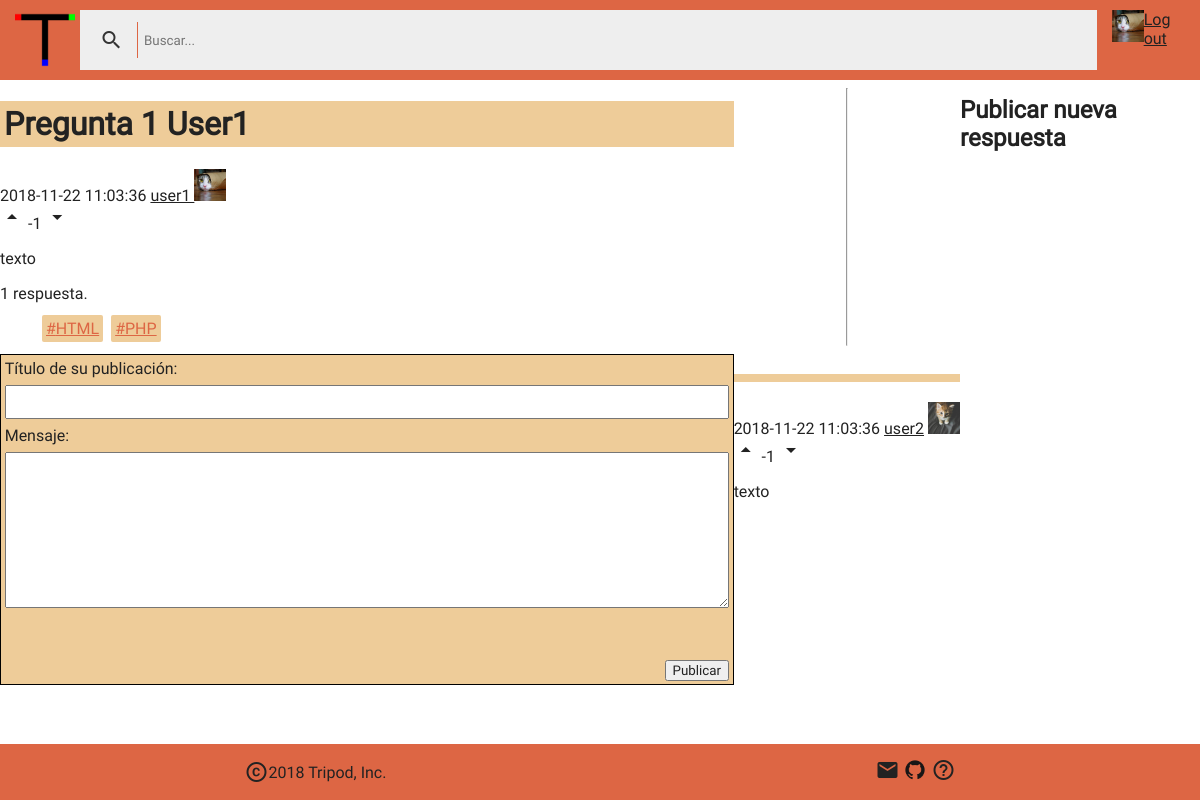
The page /pregunta/pregunta.php?id=1 on the database its author committed.
### tables this page shows
CREATE TABLE IF NOT EXISTS `usuario` (
  `idusuario` INT(11) NOT NULL AUTO_INCREMENT,
  `usuario` VARCHAR(12) NOT NULL,
  `email` VARCHAR(45) NOT NULL,
  `contrasenna` VARCHAR(255) NOT NULL,
  `descripcion` VARCHAR(1000) NULL DEFAULT NULL,
  `url_avatar` VARCHAR(255) NULL DEFAULT "/imagenes/avatar/default.png",
  PRIMARY KEY (`idusuario`),
  UNIQUE INDEX `usuario_UNIQUE` (`usuario` ASC),
  UNIQUE INDEX `email_UNIQUE` (`email` ASC));

CREATE TABLE IF NOT EXISTS `pregunta` (
  `idpregunta` INT(11) NOT NULL AUTO_INCREMENT,
  `idusuario` INT(11) NOT NULL,
  `titulo` VARCHAR(100) NOT NULL,
  `texto` VARCHAR(1000) NOT NULL,
  `fecha_creacion` DATETIME DEFAULT CURRENT_TIMESTAMP,
  PRIMARY KEY (`idpregunta`),
  INDEX `fk_pregunta_usuario1` (`idusuario` ASC),
  CONSTRAINT `fk_pregunta_usuario1`
    FOREIGN KEY (`idusuario`)
    REFERENCES `usuario` (`idusuario`)
    ON DELETE NO ACTION
    ON UPDATE NO ACTION);

CREATE TABLE IF NOT EXISTS `etiqueta` (
  `idetiqueta` INT(11) NOT NULL AUTO_INCREMENT,
  `etiqueta` VARCHAR(50) NOT NULL,
  PRIMARY KEY (`idetiqueta`),
  UNIQUE INDEX `etiqueta_UNIQUE` (`etiqueta` ASC));

CREATE TABLE IF NOT EXISTS `respuesta` (
  `idrespuesta` INT(11) NOT NULL AUTO_INCREMENT,
  `idpregunta` INT(11) NOT NULL,
  `idusuario` INT(11) NOT NULL,
  `titulo` VARCHAR(100) NULL,
  `texto` VARCHAR(1000) NOT NULL,
  `resuelve` TINYINT(4) DEFAULT '0',
  `fecha_creacion` DATETIME DEFAULT CURRENT_TIMESTAMP,
  PRIMARY KEY (`idrespuesta`),
  INDEX `fk_respuesta_pregunta1_idx` (`idpregunta` ASC),
  INDEX `fk_respuesta_usuario1_idx` (`idusuario` ASC),
  CONSTRAINT `fk_respuesta_pregunta1`
    FOREIGN KEY (`idpregunta`)
    REFERENCES `pregunta` (`idpregunta`)
    ON DELETE CASCADE
    ON UPDATE CASCADE,
  CONSTRAINT `fk_respuesta_usuario1`
    FOREIGN KEY (`idusuario`)
    REFERENCES `usuario` (`idusuario`)
    ON DELETE NO ACTION
    ON UPDATE NO ACTION);

### codigo/php/bbdd.php (called while the page is built, shortened)
<?php
function abrirConexion(){
  $bd = "mysql:host=localhost;dbname=reto2;charset=utf8";
  $usuario = "root";
  $contrasenna = "";
  return $conexion = new PDO($bd, $usuario, $contrasenna);
}
function realizarConsulta($query, $datos){
  $conexion = abrirConexion();
  $consulta = $conexion->prepare($query);
  $consulta->execute($datos);
  return $consulta;
}
function cargarEtiquetas($idPregunta) {
  return realizarConsulta("SELECT etiqueta, idetiqueta from etiqueta where idetiqueta in (SELECT idetiqueta from pregunta_tiene_etiqueta where idpregunta=:id)", ["id" => $idPregunta])->fetchAll();
}
function cargarPregunta($id) {
  $pregunta = realizarConsulta("SELECT p.*, u.usuario, u.url_avatar,
      (SELECT count(*) from voto_pregunta where idpregunta=:id and positivo=1) as positivos,
      (SELECT count(*) from voto_pregunta where idpregunta=:id and positivo!=1) as negativos
      from pregunta as p, usuario as u where p.idpregunta=:id and u.idusuario = p.idusuario", ["id" => $id]);
  $respuestas = realizarConsulta("SELECT r.*, u.usuario, u.url_avatar,
      (SELECT count(*) from voto_respuesta where idrespuesta=r.idrespuesta and positivo=1) as positivos,
      (SELECT count(*) from voto_respuesta where idrespuesta=r.idrespuesta and positivo!=1) as negativos
      from respuesta as r, usuario as u where r.idpregunta=:id and u.idusuario = r.idusuario", ["id" => $id]);
  $etiquetas = cargarEtiquetas($id);
  $datos = [
    "pregunta" => $pregunta,
    "respuestas" => $respuestas,
    "etiquetas" => $etiquetas
  ];
  return $datos;
}
function verAvatar($id) {
  return realizarConsulta("SELECT url_avatar from usuario where idusuario = :id", ["id" => $id])->fetch();
}
?>

### pregunta/pregunta.php (the view, shortened to what this page needs)
<?php
  require "../codigo/php/bbdd.php";
  if (isset($_GET["id"])) {
    $id = $_GET["id"];
    $datos = cargarPregunta($id);
    $pregunta = $datos["pregunta"]->fetch(0);
    $respuestas = $datos["respuestas"];
    $etiquetas = $datos["etiquetas"];
?>
<!DOCTYPE html>
<html lang="en" dir="ltr">
  <head>
      <?php include "../codigo/php/estilos.php" ?>
    <link rel="stylesheet" href="../codigo/css/pregunta.css">
  </head>
  <body>
  <div class="gridContenedor">
  <?php
  include("../partefija/header.php");
  ?>
    <div class="post" id="pregunta" data-idpregunta="<?=$id?>" data-idusuario="<?=$_SESSION["id"]?>">
      <div class="cabeceraPost" id="cabeceraPregunta">
        <h1 class="titulo" id="tituloPregunta">
          <?=$pregunta["titulo"]?>
        </h1>
        <span class="fecha"><?=$pregunta["fecha_creacion"]?></span>
        <span class="autor"><a href="../cuenta/perfil.php?id=<?=$pregunta["idusuario"]?>">
          <?=$pregunta["usuario"]?> <img class="avatar" src="<?=$pregunta["url_avatar"]?>">
        </a></span>
      </div>
      <div class="votos">
          <?php
          echo (isset($_SESSION["id"]) ? "<i class='material-icons' id='ppositivo'>arrow_drop_up</i>" :  "");
          ?>
        <span id="votoPregunta" class="votosContador"><?php echo $pregunta["positivos"]-$pregunta["negativos"]; ?></span>
          <?php
          echo (isset($_SESSION["id"]) ? "<i class='material-icons' id='pnegativo'>arrow_drop_down</i>" :  "");
          ?>
      </div>
      <p class="cuerpo"><?=$pregunta["texto"]?></p>
      <div id="piePregunta">
        <span id="contadorRespuestas">
        <?php
          $contadoRespuestas = $respuestas->rowCount();
          echo ($contadoRespuestas == 1) ? "1 respuesta." : $contadoRespuestas . " respuestas.";
        ?>
        <span>
        <ul id="etiquetas">
          <?php
          foreach ($etiquetas as $etiqueta) {
            ?>
            <li class=etiqueta><a href="/index.php?etiquetas=<?=strtolower($etiquetas["etiqueta"])?>">#<?=$etiqueta["etiqueta"]?></a></li>
            <?php
          }
          ?>
        </ul>
      </div>
    </div>
<hr>
    <?php
    if(isset($_GET['resultado'])){
        ?>
        <h1>Respuesta publicada correctamente.</h1>
        <input type="text" id="comando" name="comando" value="ok" hidden>
        <?php
    }else if(isset($_SESSION["id"])){
        ?>
        <h1 id="tituloFormulario">Publicar nueva respuesta</h1>
        <div id="formulario">
            <form action="/codigo/php/controller.php" method="post">
            </form>
        </div>
        <?php
          }
        while ($respuesta = $respuestas->fetch()) {
        ?>
    <div class="post respuesta">
      <div class="cabeceraPost">
        <h2 class="titulo">
        </h2>
        <span class="fecha"><?=$respuesta["fecha_creacion"]?></span>
        <span class="creador"><a href="../cuenta/perfil.php?id=<?=$respuesta["idusuario"]?>"><?=$respuesta["usuario"]?></a></span>
        <img class="avatar" src="<?=$respuesta["url_avatar"]?>">
      </div>
      <div class="votos votoRespuesta" data-idrespuesta="<?=$respuesta['idrespuesta']?>">
          <?php
          echo (isset($_SESSION["id"]) ? "<i class=\"material-icons respuestaPositivo\">arrow_drop_up</i>" :  "");
          ?>
        <span class="votosContador" id="respuesta<?=$respuesta["idrespuesta"]?>"><?php echo $respuesta["positivos"]-$respuesta["negativos"] ?></span>
          <?php
          echo (isset($_SESSION["id"]) ? "<i class=\"material-icons respuestaNegativo\">arrow_drop_down</i>" :  "");
          ?>
      </div>
      <p class="cuerpo"><?=$respuesta["texto"]?></p>
    </div>
    <?php
    }
    include("../partefija/footer.php");
    ?>
  </div>
  </body>
</html>
<?php
  } else {
      header('Location: /partefija/errores.php?error=404');
  }
?>

### partefija/header.php (shortened to what this page needs)
<header>
  <a id="logoHeader" href="/index.php"><img src="/imagenes/Logo.png"/></a>
  <form action="" method="get" id="barraBusqueda">
    <i><input type="submit" class="material-icons" value="search"/></i>
    <input type="search" id="busqueda" name="" placeholder="Buscar..."/>
  </form>
  <?php
    if (isset($_SESSION["id"])) {
      $avatar = verAvatar($_SESSION["id"]);
      ?>
      <a href="/cuenta/perfil.php?id=<?=$_SESSION["id"]?>"><img class="avatar avatarHeader" src="<?=$avatar["url_avatar"]?>"></a>
      <a href="#" id="botonLogout">Log out</a>
      <?php
    } else {
      ?>
      <a href="#" id="botonLogin">Sign in</a>
      <a href="#" id="botonSignin">Sign up</a>
      <?php
    }
   ?>
</header>

### codigo/css/style.css (style rules this page uses)
* { box-sizing: border-box; font-family: 'Roboto', 'Open Sans', Arial, sans-serif; color: #222; }
body { height: 100%; margin: 0; }
html { min-height: 100%; }
.avatar { height: 32px; width: 32px; }
#barraBusqueda, #barraBusqueda input { display: flex; align-items: center; background-color: #eee; border: 1px solid #eee; color: #333; padding: 5px; margin-right: 15px; }
#barraBusqueda i { border-right: 1px solid #d64; }
.gridContenedor { display: grid; grid-template-areas: 'header header header' 'menu menu menu' 'main main gap' 'footer footer footer'; min-height: 100vh; grid-template-rows: 80px auto 1fr auto; grid-template-columns: auto auto 20%; }
header { display: flex; justify-content: space-between; align-content: center; background-color: #d64; padding: 10px; grid-area: header; }
#logoHeader img { width: 60px; height: 60px; margin: 0 5px; }
.titulo { background-color: #ec9; padding: 4px; }
.etiqueta { display: inline-block; }
.etiqueta a { background-color: #ec9; color: #d64; padding: 4px; margin: 2px; border-radius: 2px; }
.autor, .fecha { text-align: right; }
@media only screen and (min-width: 601px) { #barraBusqueda, #barraBusqueda input { width: 100%; } }

### codigo/css/pregunta.css (style rules this page uses)
#tituloFormulario { font-size: 1.5em; }

### codigo/css/formulario.css (style rules this page uses)
#formularioGeneral { background-color: #ec9; border: 1px solid black; display: flex; flex-grow: 1; flex-direction: column; }
#formularioGeneral * { margin:.5%; }
#formularioGeneral div { display: flex; flex-grow: 1; margin: 0%; }
#formularioGeneral #bEnviar { align-self: flex-end; height: 50%; flex-basis: auto; }
#formularioGeneral #titulo { font-size: 1.5em; }

### rows shown on the page
usuario: url_avatar (picture)
pregunta: titulo "Pregunta 1 User1", fecha_creacion "2018-11-22 11:03:36", idusuario.usuario "user1", idusuario.url_avatar (picture), texto "texto"
etiqueta: etiqueta "HTML"
etiqueta: etiqueta "PHP"
respuesta: fecha_creacion "2018-11-22 11:03:36", idusuario.usuario "user2", idusuario.url_avatar (picture), negativos "-1", texto "texto"

### other values the page prints
$pregunta["positivos"]-$pregunta["negativos"] "-1"
